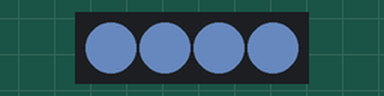
The sketch below on a simulated Arduino Uno, built with avr-gcc and run on an emulated ATmega328P. Shown: 4 RGB LEDs in strip order, left to right. Dim RGB values are drawn brighter than linear; the strip is taken to match the declared colour order.

Above: at 0.12 s.
At 1.3 s:
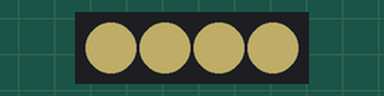
At 13.8 s:
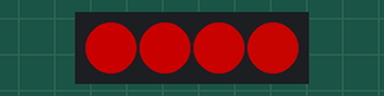
Timing chart, 0 to 16.5 s (numbered marks = the images above):
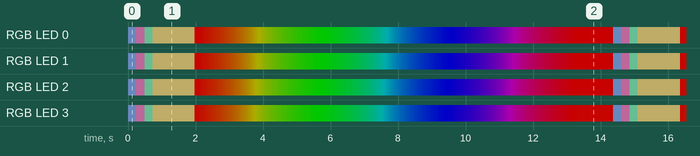

The sketch:

LedAnimations.ino
```cpp
#include <Adafruit_NeoPixel.h>

#define LED_STRIP_PIN 6
#define NUM_LEDS 4
#define BRIGHTNESS 100
#define NUM_COLORS 4
// ta zmienna reprezentuje pasek diod LED na plytce stykowej.
Adafruit_NeoPixel strip = Adafruit_NeoPixel(NUM_LEDS, LED_STRIP_PIN, NEO_RGB + NEO_KHZ400);


// tablica kolorow, wykorzystywana w funkcji: colorsFromArray()
uint32_t colors[NUM_COLORS] = {
  strip.Color(113, 149, 206),
  strip.Color(206, 113, 169),
  strip.Color(113, 206, 158),
  strip.Color(206, 186, 113)
};

void setup() {

  strip.begin();
  strip.setBrightness(BRIGHTNESS);
  strip.show(); // Initialize all pixels to 'off'
}


void loop() {

  colorsFromArray(500);
  delay(1000);
  rainbow(300);
  delay(1000);
}


void rainbow(uint8_t wait) {
  uint16_t i, j;

  for(j=0; j<256; j++) {
    for(i=0; i<strip.numPixels(); i++) {
      strip.setPixelColor(i, Wheel((i+j) & 255));
    }
    strip.show();
    delay(wait);
  }
}


void colorsFromArray(uint8_t wait) {
  uint16_t i, j;

  for(j=0; j<NUM_COLORS; j++) {

    for(i=0; i<strip.numPixels(); i++) {
      strip.setPixelColor(i, colors[j]);
//      strip.show();
//      delay(wait);
    }
    // zakomentuj poniższe dwie linijki i odkomentuj identyczne dwie powyżej,
    // jaka jest różnica w świeceniu diod? Dlaczego?
    strip.show();
    delay(wait);
  }
}


// Function from Adafruit_Neopixel examples
// Input a value 0 to 255 to get a color value.
// The colours are a transition r - g - b - back to r.
uint32_t Wheel(byte WheelPos) {

  WheelPos = 255 - WheelPos;
  if(WheelPos < 85) {
    return strip.Color(255 - WheelPos * 3, 0, WheelPos * 3,0);
  }
  if(WheelPos < 170) {
    WheelPos -= 85;
    return strip.Color(0, WheelPos * 3, 255 - WheelPos * 3,0);
  }
  WheelPos -= 170;
  return strip.Color(WheelPos * 3, 255 - WheelPos * 3, 0,0);
}
```

Measured:
- by itself, RGB LED 0: off → RGB(44, 58, 81) at 0.00 s, → RGB(81, 44, 66) 0.24 s later, → RGB(44, 81, 62) 0.24 s later, → RGB(81, 73, 44) 0.24 s later, … (732 changes in this stretch)
- by itself, RGB LED 1: off → RGB(44, 58, 81) at 0.00 s, → RGB(81, 44, 66) 0.24 s later, → RGB(44, 81, 62) 0.24 s later, → RGB(81, 73, 44) 0.24 s later, … (730 changes in this stretch)
- by itself, everything shown: repeats every 14.4 s, in 260 steps
